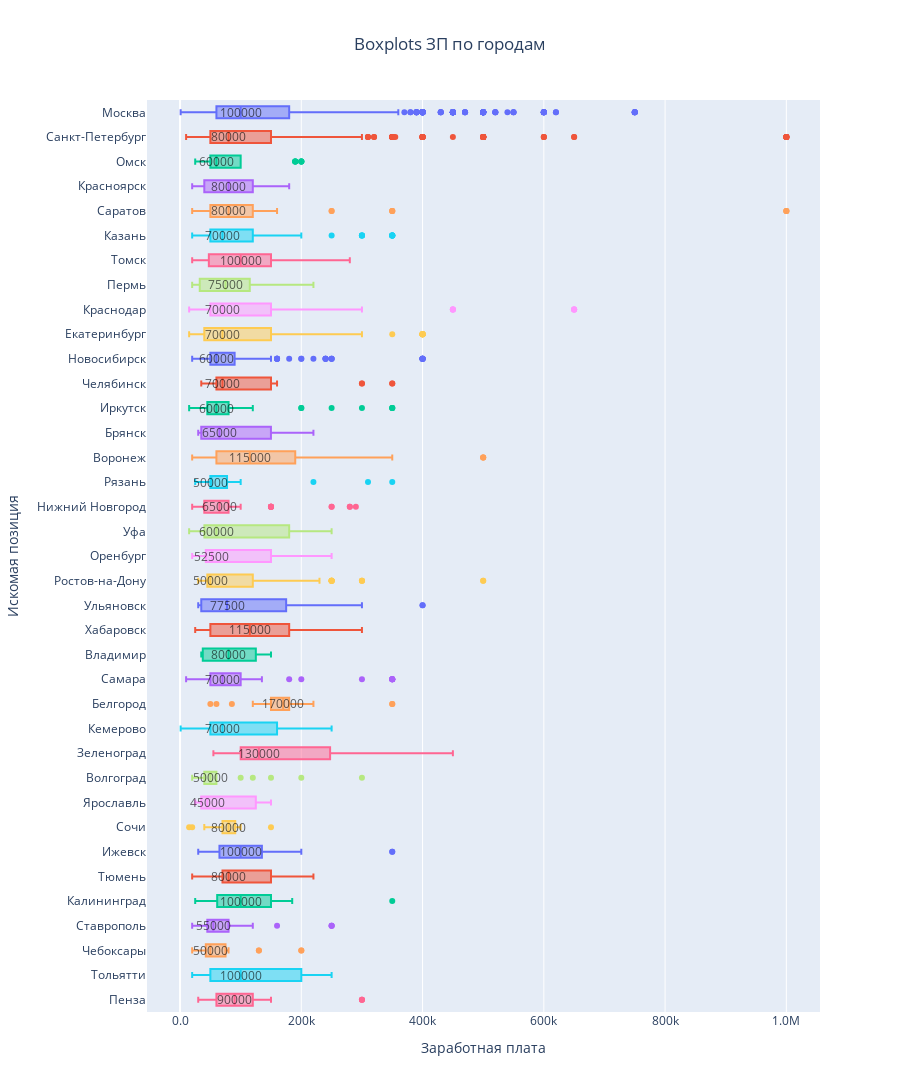

Source (notebook cell):
### Code cell
fig = px.box(filtered_cities,
             x="ЗП", 
             y="Город", 
             title="Boxplots ЗП по городам",
             labels={"ЗП": "Заработная плата", "Город": "Город"},
             height=1200,
             color="Город",
             )

fig.update_layout(
    xaxis=dict(
        tickformat='.2s',
        title="Заработная плата",
    ),
    yaxis_title="Искомая позиция",
    title_x=0.5,
    showlegend=False
)

for position in median_salary_by_cities['Город']:
    median_value = median_salary_by_cities.loc[median_salary_by_cities['Город'] == position, 'Медиана'].values[0]
    fig.add_annotation(
        x=median_value,
        y=position,
        text=f"{median_value:.0f}",
        showarrow=False,
        font=dict(color="black", size=12),
        opacity=0.6,
        align="center",
        # xshift=10,
    )

fig.show()
